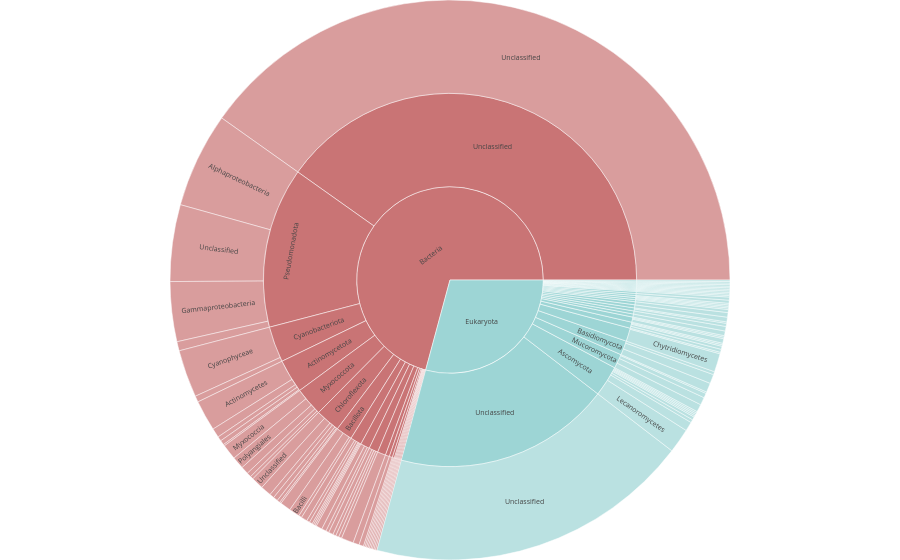

The code cell stored with this chart in its notebook:
### Code cell
import pandas as pd
import plotly.express as px

df = pd.read_csv("target_gene_annotation_2021.tsv", sep="\t")
df = df[df["confidence"] == 'high-confidence'].copy()

target_source = "algae"
df = df[df["Source"] == target_source]
df = df[~df["Donor"].str.contains("donorconfusion", na=False)]

def split_tax(x):
    if pd.isna(x):
        return []
    return [i.strip() for i in str(x).split(";") if i.strip()]

rows = []
max_depth = 3

for tax in df["Donor"]:
    levels = split_tax(tax)

   
    levels = levels[:max_depth]

  
    levels += ["Unclassified"] * (max_depth - len(levels))

    rows.append(levels)

sunburst_df = pd.DataFrame(rows, columns=["level1", "level2", "level3"])


sunburst_df["value"] = 1


sunburst_df = sunburst_df.groupby(
    ["level1", "level2", "level3"],
    as_index=False
)["value"].sum()


# threshold = 10

# sunburst_df["label"] = sunburst_df.apply(
#     lambda x: "" if x["value"] < threshold else x["level3"],
#     axis=1
# )

fig = px.sunburst(
    sunburst_df,
    path=["level1", "level2", "level3"],
    values="value",
    color="level1",
    color_discrete_map={
        "Bacteria": "#C97475",
        "Eukaryota": "#9DD5D5",
        "Viruses": "#a080f5",
    }
)

fig.update_traces(
    marker=dict(
        line=dict(color="white", width=0.5)
    )
)
fig.update_layout(uniformtext=dict(minsize=7, mode='hide'))
fig.update_layout(
    margin=dict(t=0, l=0, r=0, b=0)
)
# fig.write_image("algae-sunburst.svg")
fig.write_html('algae_hc.html')
fig.show()

### Figure 1 — Plotly figure (JSON) as saved in the notebook; plotly's stock layout.template omitted (floating-point values rounded to 4 significant figures; data arrays with more than 128 entries replaced by an {"elided": "..."} marker saying what was removed)
{"data": [{"branchvalues": "total", "customdata": {"elided": "151x1 str values"}, "domain": {"x": [0, 1], "y": [0, 1]}, "hovertemplate": "labels=%{label}<br>value=%{value}<br>parent=%{parent}<br>id=%{id}<br>level1=%{customdata[0]}<extra></extra>", "ids": {"elided": "151 str values"}, "labels": {"elided": "151 str values"}, "marker": {"colors": {"elided": "151 str values"}, "line": {"color": "white", "width": 0.5}}, "name": "", "parents": {"elided": "151 str values"}, "type": "sunburst", "values": {"elided": "151 float values"}}], "layout": {"legend": {"tracegroupgap": 0}, "margin": {"b": 0, "l": 0, "r": 0, "t": 0}, "uniformtext": {"minsize": 7, "mode": "hide"}}}
